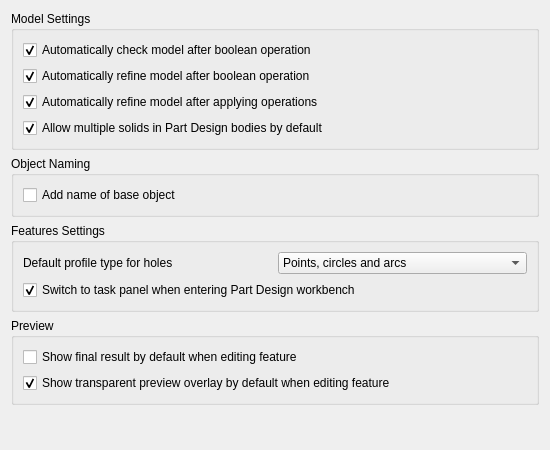
<?xml version="1.0" encoding="UTF-8"?>
<ui version="4.0">
 <class>PartGui::DlgSettingsGeneral</class>
 <widget class="QWidget" name="PartGui::DlgSettingsGeneral">
  <property name="geometry">
   <rect>
    <x>0</x>
    <y>0</y>
    <width>550</width>
    <height>450</height>
   </rect>
  </property>
  <property name="windowTitle">
   <string>General</string>
  </property>
  <layout class="QVBoxLayout" name="verticalLayout">
   <item>
    <widget class="QGroupBox" name="groupBox_2">
     <property name="title">
      <string>Model Settings</string>
     </property>
     <layout class="QGridLayout" name="gridLayout">
      <item row="0" column="0">
       <widget class="Gui::PrefCheckBox" name="checkBooleanCheck">
        <property name="text">
         <string>Automatically check model after boolean operation</string>
        </property>
        <property name="checked">
         <bool>true</bool>
        </property>
        <property name="prefEntry" stdset="0">
         <cstring>CheckModel</cstring>
        </property>
        <property name="prefPath" stdset="0">
         <cstring>Mod/Part/Boolean</cstring>
        </property>
       </widget>
      </item>
      <item row="1" column="0">
       <widget class="Gui::PrefCheckBox" name="checkBooleanRefine">
        <property name="text">
         <string>Automatically refine model after boolean operation</string>
        </property>
        <property name="checked">
         <bool>true</bool>
        </property>
        <property name="prefEntry" stdset="0">
         <cstring>RefineModel</cstring>
        </property>
        <property name="prefPath" stdset="0">
         <cstring>Mod/Part/Boolean</cstring>
        </property>
       </widget>
      </item>
      <item row="2" column="0">
       <widget class="Gui::PrefCheckBox" name="checkSketchBaseRefine">
        <property name="text">
         <string>Automatically refine model after applying operations</string>
        </property>
        <property name="checked">
         <bool>true</bool>
        </property>
        <property name="prefEntry" stdset="0">
         <cstring>RefineModel</cstring>
        </property>
        <property name="prefPath" stdset="0">
         <cstring>Mod/PartDesign</cstring>
        </property>
       </widget>
      </item>
      <item row="3" column="0">
       <widget class="Gui::PrefCheckBox" name="checkAllowCompoundBody">
        <property name="text">
         <string>Allow multiple solids in Part Design bodies by default</string>
        </property>
        <property name="checked">
         <bool>true</bool>
        </property>
        <property name="prefEntry" stdset="0">
         <cstring>AllowCompoundDefault</cstring>
        </property>
        <property name="prefPath" stdset="0">
         <cstring>Mod/PartDesign</cstring>
        </property>
       </widget>
      </item>
     </layout>
    </widget>
   </item>
   <item>
    <widget class="QGroupBox" name="groupBox_3">
     <property name="enabled">
      <bool>true</bool>
     </property>
     <property name="visible">
      <bool>false</bool>
     </property>
     <property name="title">
      <string>Object Naming</string>
     </property>
     <layout class="QGridLayout" name="gridLayout_2">
      <item row="0" column="0">
       <widget class="Gui::PrefCheckBox" name="checkObjectNaming">
        <property name="text">
         <string>Add name of base object</string>
        </property>
        <property name="prefEntry" stdset="0">
         <cstring>AddBaseObjectName</cstring>
        </property>
        <property name="prefPath" stdset="0">
         <cstring>Mod/Part</cstring>
        </property>
       </widget>
      </item>
     </layout>
    </widget>
   </item>
   <item>
    <widget class="QGroupBox" name="groupBox">
     <property name="minimumSize">
      <size>
       <width>0</width>
       <height>0</height>
      </size>
     </property>
     <property name="title">
      <string>Features Settings</string>
     </property>
     <layout class="QVBoxLayout" name="verticalLayout_3">
      <item>
       <layout class="QHBoxLayout" name="horizontalLayout_2">
        <item>
         <widget class="QLabel" name="label">
          <property name="text">
           <string>Default profile type for holes</string>
          </property>
         </widget>
        </item>
        <item>
         <widget class="Gui::PrefComboBox" name="comboDefaultProfileTypeForHole">
          <property name="currentIndex">
           <number>1</number>
          </property>
          <property name="prefEntry" stdset="0">
           <cstring>defaultBaseTypeHole</cstring>
          </property>
          <property name="prefPath" stdset="0">
           <cstring>Mod/PartDesign</cstring>
          </property>
          <item>
           <property name="text">
            <string>Circles and arcs</string>
           </property>
          </item>
          <item>
           <property name="text">
            <string>Points, circles and arcs</string>
           </property>
          </item>
          <item>
           <property name="text">
            <string>Points</string>
           </property>
          </item>
         </widget>
        </item>
       </layout>
      </item>
      <item>
       <widget class="Gui::PrefCheckBox" name="checkSwitchToTask" native="true">
        <property name="text" stdset="0">
         <string>Switch to task panel when entering Part Design workbench</string>
        </property>
        <property name="toolTip" stdset="0">
         <string>Automatically switch to the task panel when the Part Design workbench is activated</string>
        </property>
        <property name="checked" stdset="0">
         <bool>true</bool>
        </property>
        <property name="prefEntry" stdset="0">
         <cstring>SwitchToTask</cstring>
        </property>
        <property name="prefPath" stdset="0">
         <cstring>Mod/PartDesign</cstring>
        </property>
       </widget>
      </item>
     </layout>
    </widget>
   </item>
   <item>
    <widget class="QGroupBox" name="groupBoxPreview">
     <property name="enabled">
      <bool>true</bool>
     </property>
     <property name="title">
      <string>Preview</string>
     </property>
     <property name="flat">
      <bool>false</bool>
     </property>
     <layout class="QVBoxLayout" name="verticalLayout_31">
      <item>
       <widget class="Gui::PrefCheckBox" name="checkShowFinalPreview">
        <property name="text">
         <string>Show final result by default when editing feature</string>
        </property>
        <property name="prefEntry" stdset="0">
         <cstring>ShowFinal</cstring>
        </property>
        <property name="prefPath" stdset="0">
         <cstring>Mod/PartDesign/Preview</cstring>
        </property>
       </widget>
      </item>
      <item>
       <widget class="Gui::PrefCheckBox" name="checkShowTransparentPreview">
        <property name="text">
         <string>Show transparent preview overlay by default when editing feature</string>
        </property>
        <property name="checked">
         <bool>true</bool>
        </property>
        <property name="prefEntry" stdset="0">
         <cstring>ShowTransparentPreview</cstring>
        </property>
        <property name="prefPath" stdset="0">
         <cstring>Mod/PartDesign/Preview</cstring>
        </property>
       </widget>
      </item>
     </layout>
    </widget>
   </item>
   <item>
    <spacer>
     <property name="orientation">
      <enum>Qt::Orientation::Vertical</enum>
     </property>
     <property name="sizeHint" stdset="0">
      <size>
       <width>20</width>
       <height>40</height>
      </size>
     </property>
    </spacer>
   </item>
  </layout>
 </widget>
 <customwidgets>
  <customwidget>
   <class>Gui::PrefCheckBox</class>
   <extends>QCheckBox</extends>
   <header>Gui/PrefWidgets.h</header>
  </customwidget>
  <customwidget>
   <class>Gui::PrefComboBox</class>
   <extends>QComboBox</extends>
   <header>Gui/PrefWidgets.h</header>
  </customwidget>
 </customwidgets>
 <resources/>
 <connections/>
</ui>
